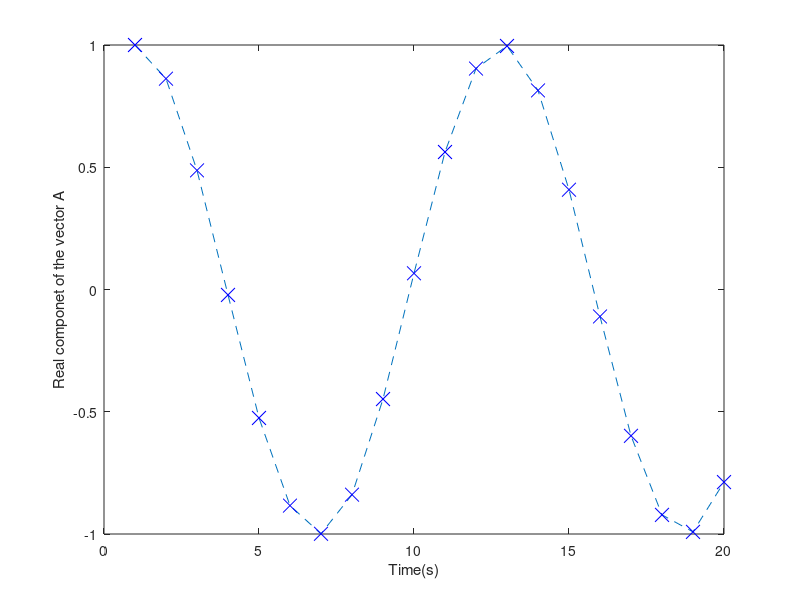
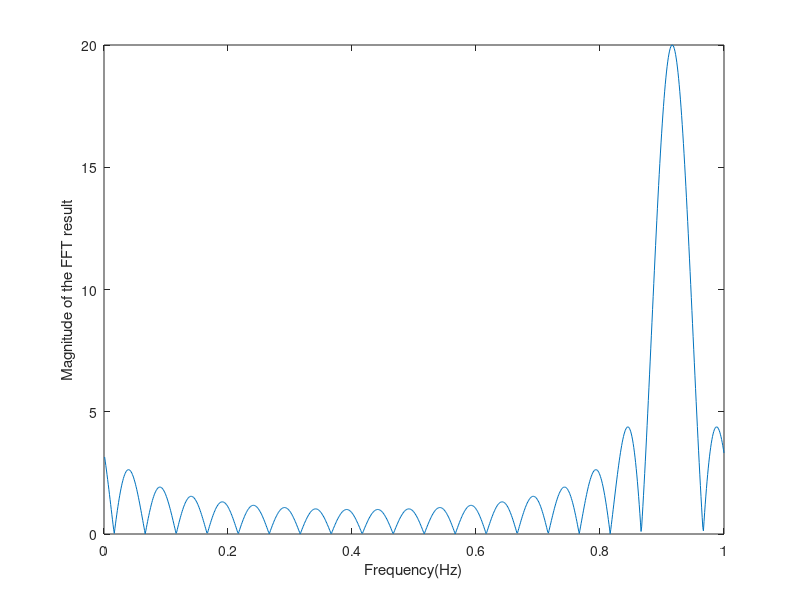
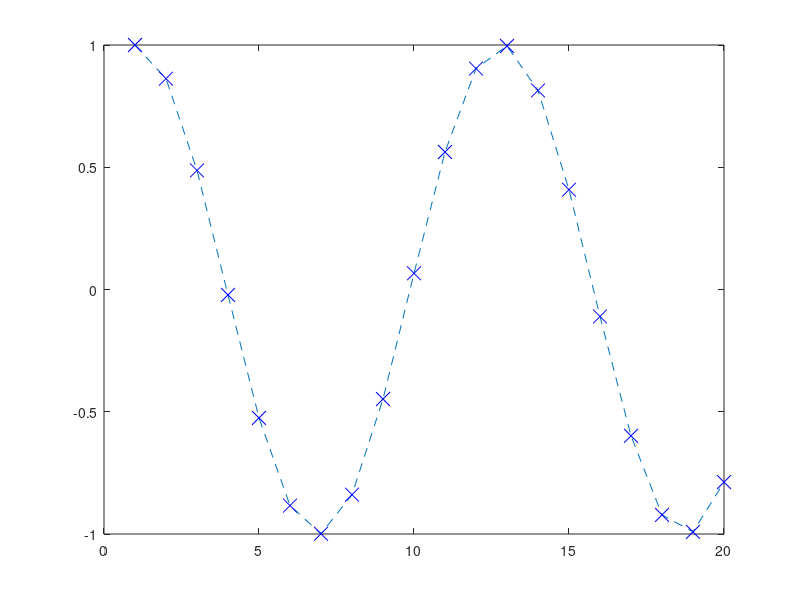

Write the MATLAB code that produced these figures, in order. (Note: this script raises an error after producing the figures.)
% A matrix define
A=zeros(1,20);
for ii=1:20
    A(1,ii)=exp(sqrt(-1)*100*(ii-1));
end

%A matrix의 real 부분 추출(cos)
figure(1)
plot(1:length(A), real(A),'--x', 'MarkerSize',10,'MarkerEdgeColor','b')
xlabel('Time(s)')
ylabel('Real componet of the vector A')

N_fft=2^10;
A_fft=fft(A,N_fft);
f_s=1;

figure(2)
x_axis=(1:N_fft)*f_s*(1/N_fft);
y_axis=abs(A_fft);
plot(x_axis,y_axis);
xlabel('Frequency(Hz)')
ylabel('Magnitude of the FFT result');

[max_val, max_idx]=max(y_axis);

figure(3)
plot(1:length(A), real(A), '--x', 'MarkerSize', 10, 'MarkerEdgeColor','b')
hold on
X_axis2=1:20;
plot(X_axis2,cos(2*pi*x_axis(max_idx)*X_axis2),'-rd','MarkerSize','10','MarkerEdgeColor','r')
hold off
xlabel('Time(s)')

rad2deg(assin(x_axis(max_idx)))